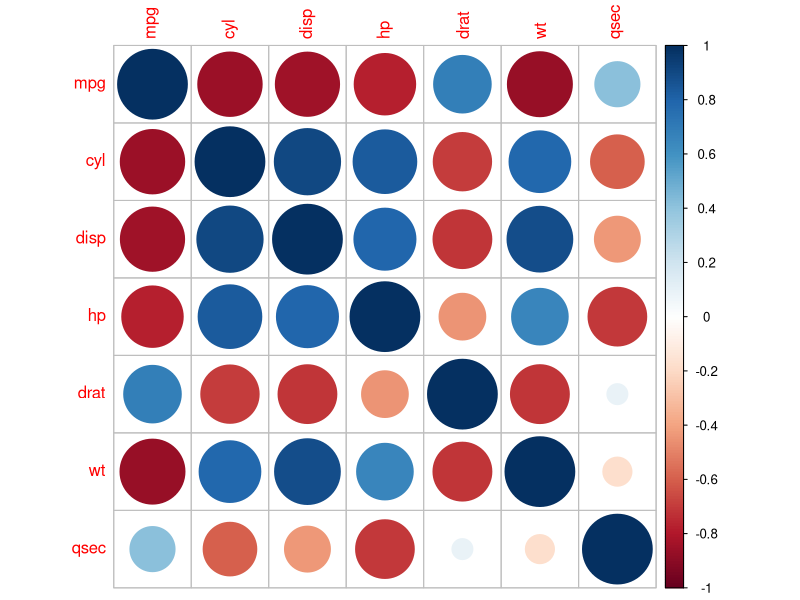

Write R code to recreate this figure.

# 内容：绘制相关系数图
# 作者：王政鸣
# 日期：2018-01-17

# 安装corrplot
# install.packages('corrplot')

library(corrplot)

corr <- cor(mtcars[1:7])

corrplot(corr = corr)
